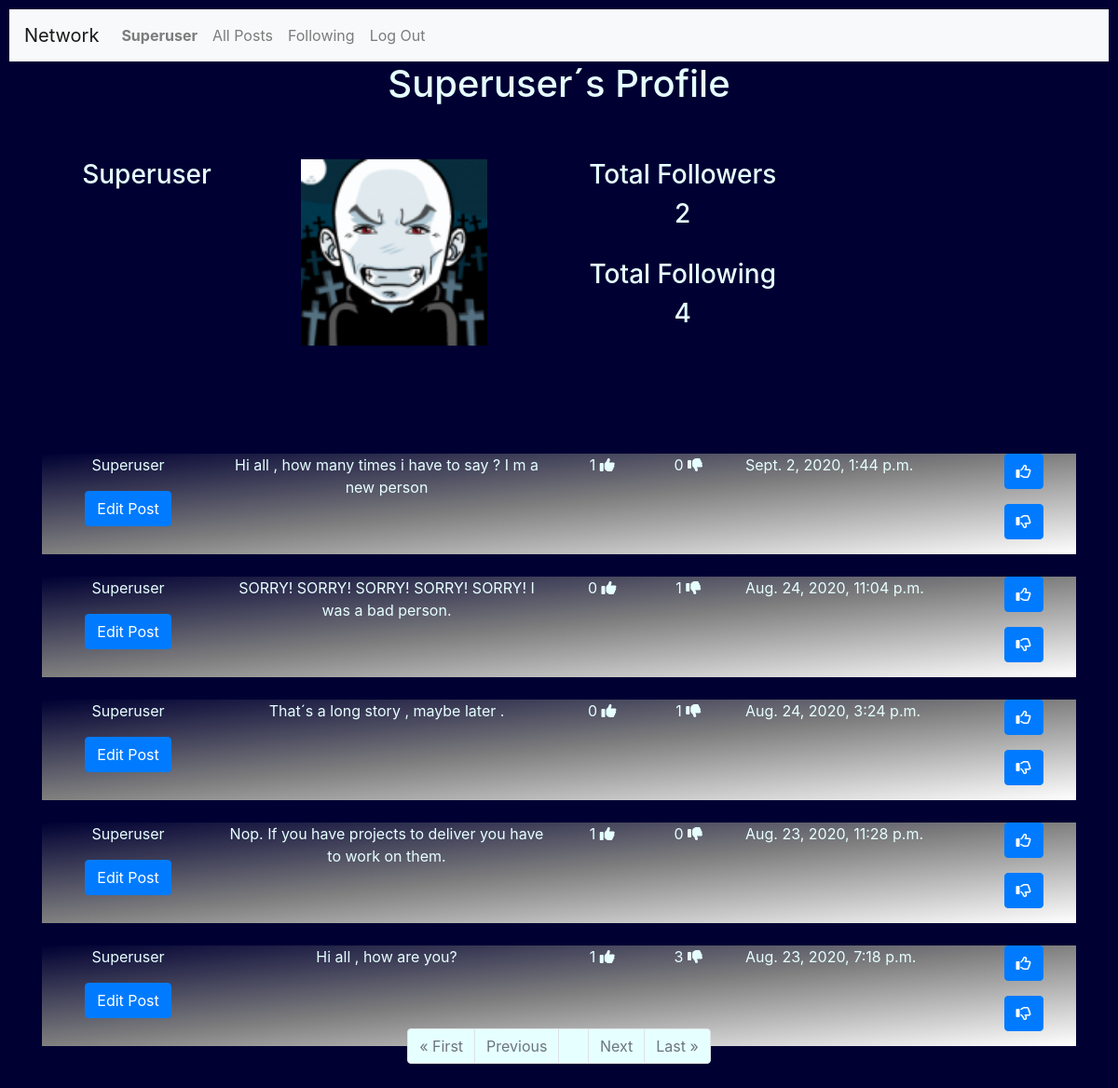
Page /profile/superuser (signed in) on the committed database.
### network/models.py (models this page shows, shortened)
class User(AbstractUser):
    pass

class Profile(models.Model):
    User = models.ForeignKey('User', on_delete = models.CASCADE)
    Follower = models.ManyToManyField('User', blank=True, related_name="Followers")  #seguidores
    Following = models.ManyToManyField('User',blank=True, related_name= "Following")  #seguindo
    Avatar = models.ImageField(upload_to="media", blank=True)

class Posts(models.Model):
    User = models.ForeignKey('User', on_delete = models.CASCADE)
    Post = models.TextField(max_length=255)
    Date = models.DateTimeField(auto_now_add=True)
    Likes = models.IntegerField(blank=True, null=True)
    Unlikes = models.IntegerField(blank=True, null=True)

### network/views.py (the view)
# urls.py: path("profile/<str:username>",views.profile, name="profile"),
@login_required
@csrf_exempt
def profile(request,username):
    if request.user.is_authenticated:
        profile= []
        UserPosts = []
        TFollowers = 0
        TFollowing = 0
        searchuser = username
        userid = User.objects.filter(username=searchuser).values('id')
        print("inside profile")
        for u in userid:
            User_id = int(u['id'])
        print(userid, User_id )
        profile = Profile.objects.filter(User=User_id )
        UserPosts = Posts.objects.filter(User=User_id).order_by('-Date')
        for FS in profile:
            TFollowers = FS.Follower.all().count() #total followers
            UFollowers = FS.Follower.all() #followers names
        for FG in profile:
            TFollowing = FG.Following.all().count() #total following
            UFollowing = FG.Following.all() #following names
        if request.user.id == User_id:
            ShowFollowornot = "no"
        else:
            ShowFollowornot = "yes"
        if request.user in UFollowers:
           btnfollow = "Unfollow"
        else:
            btnfollow = "Follow"
        paginator = Paginator(UserPosts, 10)
        page_number = request.GET.get('page')
        page_itens = paginator.get_page(page_number)
        context={
            "User":searchuser,
            "Profiles":profile,
            "TotalFollowers":TFollowers,
            "TotalFollowing":TFollowing,
            "ShowFollowornot" :ShowFollowornot,
            "btnfollow" : btnfollow,
            "UserFollowers":UFollowers,
            "Userfollowing":UFollowing ,
            "page_obj": page_itens,
            "UserEdit" : request.user.username,
        }
        return render(request, "network/profile.html", context)
    else:
        context={
            "Message": "Please Login or join our Network",
        }
        return render(request, "network/login.html", context)

### network/templates/network/profile.html (shortened to what this page needs)
{% extends "network/layout.html" %}
{% load static %}
{% block body %}
  <h1>{{ User|title }}´s Profile</h1>
  <hr>
  <div class="form-group" >
      <form >
      {% for P  in Profiles %}
            <div class="container" style="border:#004d00; width:90%" >
                 <br>
                 <div class="row"  width="1700px" style="text-align: center;">
                      <div class="col-lg-2" >
                           <h3>{{P.User |title}}</h3>
                      </div>
                      <div class="col-lg-4">
                           <img src=" {{P.Avatar.url}} "  width="200" style="text-align: center;" alt={{P.Avatar}}>
                      </div>
                       <div class="col-lg-3" style="text-align: center;">
                            <h3>Total Followers    </h3>
                            <h3 >{{TotalFollowers}} </h3>
                            <br>
                            <h3>Total Following    </h3>
                            <h3>{{TotalFollowing}} </h3>
                        </div>
              </div>
            </div>
      {% endfor %}
    </form>
</div>
<div class="container" style="border:#004d00; width:100%">
    {%for Post in page_obj %}
        <div class="container" style="position:relative; top:100px;background-image: linear-gradient(to top left, white, gray,	 #000033 );">
              <div class="row">
                  <div class="col-lg-2" style="text-align: center;">
                    <p> {{ Post.User |title }} </p>
                    {% if UserEdit|title == Post.User|title %}
                       <p> <button class="btn btn-primary" id="edit-{{Post.id}}" onclick="editpost({{Post.id}})">
                              Edit Post
                           </button></p>
                    {% endif %}
                  </div>
                  <div class="col-lg-4" style="text-align: center;">
                        <div id="divpost-{{Post.id}}">
                            <p id={{Post.id}}> {{Post.Post}} </p>
                        </div>
                  </div>
                  <div class="col-lg-1" style="text-align: center;">
                        {% if Post.Likes == None%}
                               <p> 0 <i class="fas fa-thumbs-up"></i></p>
                        {% else %}
                               <p> {{ Post.Likes  }}  <i class="fas fa-thumbs-up"></i></p>
                        {% endif %}
                   </div>
                   <div class="col-lg-1" style="text-align: center;">
                        {% if Post.Unlikes == None%}
                              <p> 0 <i class="fas fa-thumbs-down"></i></p>
                        {% else %}
                              <p> {{ Post.Unlikes }}  <i class="fas fa-thumbs-down"></i></p>
                        {% endif %}
                   </div>
                   <div class="col-lg-3">
                             <p> {{Post.Date}} </p>
                   </div>
                   <div class="col-lg-1">
                     <p> <button class="btn btn-primary" id="likes-{{Post.id}}" onclick="likepost({{Post.id}})">
                          <i class="far fa-thumbs-up"></i>
                         </button></p>
                     <p> <button class="btn btn-primary" id="unlikes-{{Post.id}}" onclick="unlikepost({{Post.id}})">
                            <i class="far fa-thumbs-down"></i>
                         </button></p>
                   </div>
              </div>
        </div>
        <br>
    {% endfor %}
    <br>
    <hr>
    <form>
       <div class="container" >
          <ul class="pagination justify-content-center"  >
              {% if page_obj.has_previous %}
                        <li class="page-item"><a href="?page=1" class="page-link" style="background-color:#e6ffff;">&laquo; First</a></li>
                        <li class="page-item"><a href="?page={{ page_obj.previous_page_number }}" class="page-link" style="background-color:#e6ffff;">Previous</a></li>
              {% else %}
                    <li class="page-item disabled"><a class="page-link" style="background-color:#e6ffff;">&laquo; First</a></li>
                    <li class="page-item disabled"><a class="page-link" style="background-color:#e6ffff;">Previous</a></li>
              {% endif %}
              {% if page_obj.number %}
                    <li class="page-item"><a class="page-link" style="background-color:#e6ffff;">{{ page_obj.number }}</a></li>
              {% else %}
                    <li class="page-item"><a class="page-link" style="background-color:#e6ffff;">0</a></li>
              {% endif %}
              {% if page_obj.has_next %}
                    <li class="page-item"><a href="?page={{ page_obj.next_page_number }}" class="page-link" style="background-color:#e6ffff;">Next</a></li>
                    <li class="page-item"><a href="?page={{ page_obj.paginator.num_pages }}" class="page-link" style="background-color:#e6ffff;">Last &raquo;</a></li>
              {% else %}
                    <li class="page-item disabled"><a class="page-link" style="background-color:#e6ffff;">Next</a></li>
                    <li class="page-item disabled"><a class="page-link" style="background-color:#e6ffff;">Last &raquo;</a></li>
              {% endif %}
        </ul>
      </div>
    </form>
</div>
{% endblock %}

### network/templates/network/layout.html (shortened to what this page needs)
{% load static %}
<!DOCTYPE html>
<html lang="en">
    <head>
        <link rel="stylesheet" href="https://stackpath.bootstrapcdn.com/bootstrap/4.4.1/css/bootstrap.min.css">
        <link rel="stylesheet" href="https://cdnjs.cloudflare.com/ajax/libs/font-awesome/4.7.0/css/font-awesome.min.css">
        <link href="{% static 'network/styles.css' %}" rel="stylesheet">
    </head>
    <body>
        <nav class="navbar navbar-expand-lg navbar-light bg-light" >
            <a class="navbar-brand" href="#">Network</a>
            <div style="color : #000033;">
              <ul class="navbar-nav mr-auto">
                {% if user.is_authenticated %}
                    <li class="nav-item">
                        <a class="nav-link" href="{% url 'network:profile' user.username  %}"><strong>{{ user.username |title}}</strong></a>
                    </li>
                {% endif %}
                <li class="nav-item">
                  <a class="nav-link" href="{% url 'network:index' %}">All Posts</a>
                </li>
                {% if user.is_authenticated %}
                    <li class="nav-item">
                        <a class="nav-link" href="{% url 'network:following' %}">Following</a>
                    </li>
                    <li class="nav-item">
                        <a class="nav-link" href="{% url 'network:logout' %}">Log Out</a>
                    </li>
                {% endif %}
              </ul>
            </div>
          </nav>
        <div class="body">
            {% block body %}
            {% endblock %}
        </div>
    </body>
</html>

### network/static/network/styles.css (style rules this page uses)
body { padding: 10px; color: #e6ffff ; background-color: #000033; background-position: center; background-repeat: no-repeat; background-size: cover; height: 100%; width: 100%; }
h1 { text-align: center; }

### rows in the picture
User: username "Superuser"
Profile: User "Superuser", Avatar (picture), TotalFollowers "2", TotalFollowing "4"
Posts: User "Superuser", Post "Hi all , how many times i have to say ? I m a new person", Likes "1", shows "0", Date "Sept. 2, 2020, 1:44 p.m."
Posts: User "Superuser", Post "SORRY! SORRY! SORRY! SORRY! SORRY! I was a bad person.", shows "0", Unlikes "1", Date "Aug. 24, 2020, 11:04 p.m."
Posts: User "Superuser", Post "That´s a long story , maybe later .", shows "0", Unlikes "1", Date "Aug. 24, 2020, 3:24 p.m."
Posts: User "Superuser", Post "Nop. If you have projects to deliver you have to work on them.", Likes "1", shows "0", Date "Aug. 23, 2020, 11:28 p.m."
Posts: User "Superuser", Post "Hi all , how are you?", Likes "1", Unlikes "3", Date "Aug. 23, 2020, 7:18 p.m."
